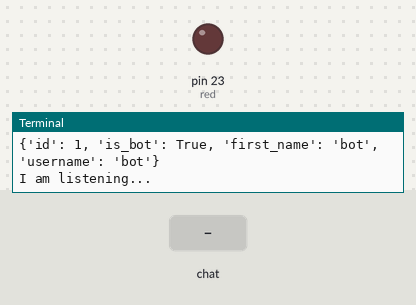
Recording of a program running on a simulated Raspberry Pi (header pin numbers). On the bench: output pins drawn as LEDs (lit = HIGH), the last lines printed to the terminal. Inputs (shaded band) come from the test bench. The clock reads 2024-03-15 10:24:30 at power-on unless the program sets it.

Above: at 1.5 s.
1.6 s: chat message "On" arrives
At 2.8 s:
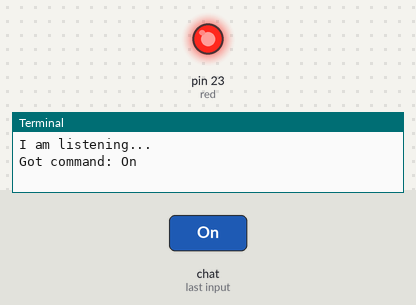
3.1 s: chat message "Off" arrives
At 4.0 s:
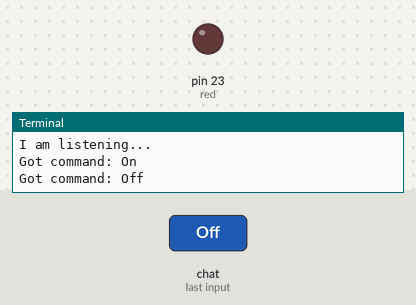
Timing chart, 0 to 6.1 s (numbered marks = the images above; inputs shaded):
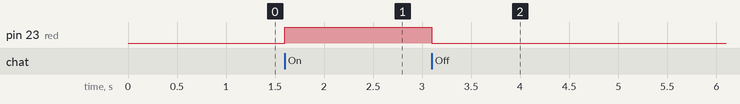

Measured:
- after the input at 1.6 s, pin 23 (red): LOW → HIGH at once
- after the input at 3.1 s, pin 23 (red): HIGH → LOW at once

The program:

telegram.py
```python
import sys
import time
import random
import datetime
import telepot
import RPi.GPIO as GPIO
from telepot.loop import MessageLoop

red=23

now=datetime.datetime.now()
GPIO.setmode(GPIO.BOARD)
GPIO.setwarnings(False)

GPIO.setup(red,GPIO.OUT)
GPIO.output(red,0)


def action(msg):
    chat_id = msg['chat']['id']
    command = msg['text']

    print ('Got command: %s' %command)
    if 'On' in command:
        message="Turn On"
        message=message+" red"
        GPIO.output(red,1)
        bot.sendMessage(chat_id,message)

    if 'Off' in command:
        message="Turn Off"
        message=message+" red"
        GPIO.output(red,0)
        bot.sendMessage(chat_id, message)

bot = telepot.Bot('626665131:AAHsNzQObqZCgWFzSj9GZ9-w2t4DEHpAq5I')
print(bot.getMe())
MessageLoop(bot,action).run_as_thread()
print ('I am listening...')

while 1:
     time.sleep(10)
```
